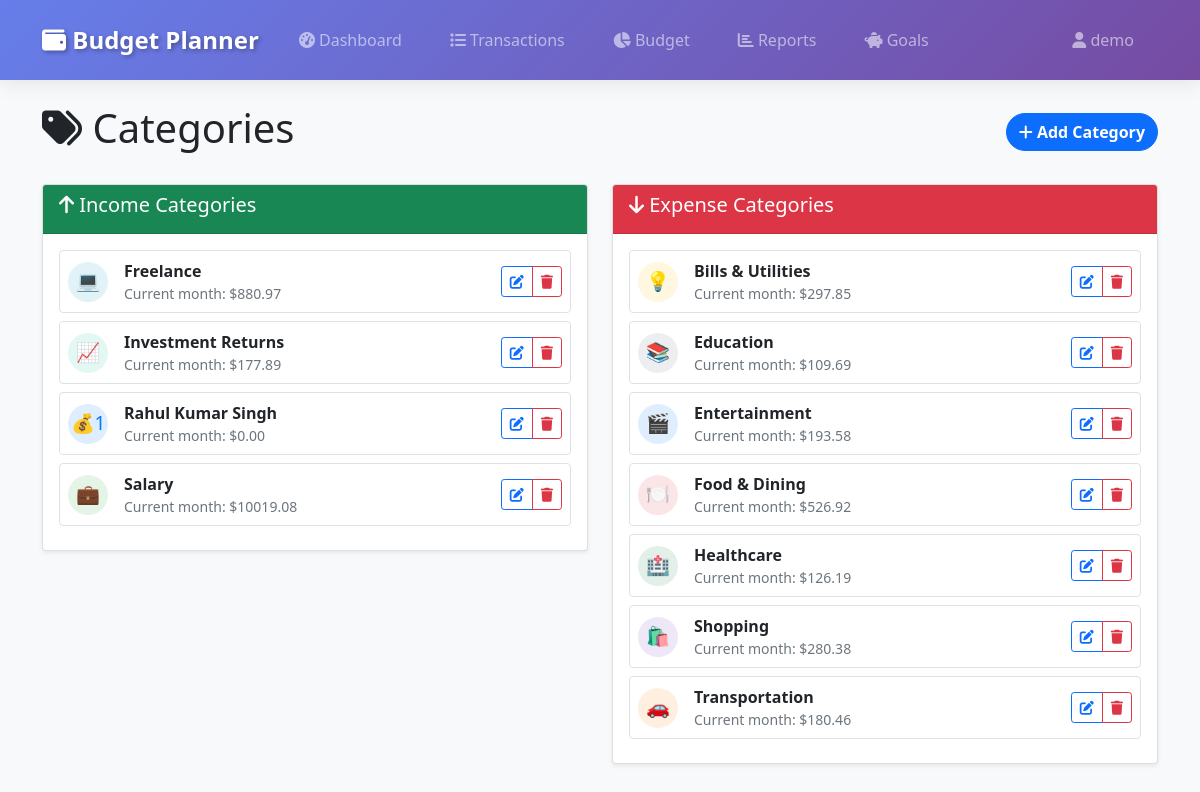
The page /categories/ (signed in) on the database its author committed.
### budget/models.py (models this page shows, shortened)
class Category(models.Model):
    CATEGORY_TYPES = [
        ('income', 'Income'),
        ('expense', 'Expense'),
    ]
    name = models.CharField(max_length=100)
    category_type = models.CharField(max_length=10, choices=CATEGORY_TYPES)
    icon = models.CharField(max_length=50, default='💰')  # Emoji icon
    color = models.CharField(max_length=7, default='#007bff')  # Hex color
    user = models.ForeignKey(User, on_delete=models.CASCADE, related_name='categories')
    created_at = models.DateTimeField(auto_now_add=True)
    class Meta:
        verbose_name_plural = 'Categories'
        unique_together = ['name', 'user', 'category_type']
    @property
    def current_month_total(self):
        current_month = datetime.datetime.now().month
        current_year = datetime.datetime.now().year
        return self.transactions.filter(
            date__month=current_month,
            date__year=current_year
        ).aggregate(total=models.Sum('amount'))['total'] or 0

### budget/views.py (the view)
# urls.py: path('categories/', views.category_list, name='category_list'),
@login_required
def category_list(request):
    categories = Category.objects.filter(user=request.user).order_by('category_type', 'name')
    return render(request, 'budget/category_list.html', {'categories': categories})

### templates/budget/category_list.html (shortened to what this page needs)
{% extends 'base.html' %}
{% block content %}
<div class="d-flex justify-content-between align-items-center mb-4">
  <h1><i class="fas fa-tags"></i> Categories</h1>
  <a href="{% url 'add_category' %}" class="btn btn-primary">
    <i class="fas fa-plus"></i> Add Category
  </a>
</div>
<div class="row">
  <div class="col-md-6">
    <div class="card">
      <div class="card-header bg-success text-white">
        <h5><i class="fas fa-arrow-up"></i> Income Categories</h5>
      </div>
      <div class="card-body">
        {% for category in categories %}
          {% if category.category_type == 'income' %}
          <div
            class="d-flex align-items-center justify-content-between p-2 mb-2 border rounded"
          >
            <div class="d-flex align-items-center">
              <div
                class="category-icon me-3"
                style="background-color: {{ category.color }}20; color: {{ category.color }}; width: 40px; height: 40px; display: flex; align-items: center; justify-content: center; border-radius: 50%; font-size: 1.2rem;"
              >
                {{ category.icon }}
              </div>
              <div>
                <strong>{{ category.name }}</strong>
                <div class="small text-muted">
                  Current month: ${{ category.current_month_total|floatformat:2 }}
                </div>
              </div>
            </div>
            <div class="btn-group btn-group-sm" role="group">
              <a
                href="{% url 'edit_category' category.pk %}"
                class="btn btn-outline-primary btn-sm"
                title="Edit Category"
              >
                <i class="fas fa-edit"></i>
              </a>
              <a
                href="{% url 'delete_category' category.pk %}"
                class="btn btn-outline-danger btn-sm"
                title="Delete Category"
              >
                <i class="fas fa-trash"></i>
              </a>
            </div>
          </div>
          {% endif %}
        {% empty %}
          <p class="text-muted text-center py-3">No income categories yet.</p>
        {% endfor %}
      </div>
    </div>
  </div>
  <div class="col-md-6">
    <div class="card">
      <div class="card-header bg-danger text-white">
        <h5><i class="fas fa-arrow-down"></i> Expense Categories</h5>
      </div>
      <div class="card-body">
        {% for category in categories %}
          {% if category.category_type == 'expense' %}
          <div
            class="d-flex align-items-center justify-content-between p-2 mb-2 border rounded"
          >
            <div class="d-flex align-items-center">
              <div
                class="category-icon me-3"
                style="background-color: {{ category.color }}20; color: {{ category.color }}; width: 40px; height: 40px; display: flex; align-items: center; justify-content: center; border-radius: 50%; font-size: 1.2rem;"
              >
                {{ category.icon }}
              </div>
              <div>
                <strong>{{ category.name }}</strong>
                <div class="small text-muted">
                  Current month: ${{ category.current_month_total|floatformat:2 }}
                </div>
              </div>
            </div>
            <div class="btn-group btn-group-sm" role="group">
              <a
                href="{% url 'edit_category' category.pk %}"
                class="btn btn-outline-primary btn-sm"
                title="Edit Category"
              >
                <i class="fas fa-edit"></i>
              </a>
              <a
                href="{% url 'delete_category' category.pk %}"
                class="btn btn-outline-danger btn-sm"
                title="Delete Category"
              >
                <i class="fas fa-trash"></i>
              </a>
            </div>
          </div>
          {% endif %}
        {% empty %}
          <p class="text-muted text-center py-3">No expense categories yet.</p>
        {% endfor %}
      </div>
    </div>
  </div>
</div>
 {% endblock %}

### templates/base.html (shortened to what this page needs)
<!DOCTYPE html>
<html lang="en">
<head>
    <link href="https://cdn.jsdelivr.net/npm/bootstrap@5.1.3/dist/css/bootstrap.min.css" rel="stylesheet">
    <link href="https://cdnjs.cloudflare.com/ajax/libs/font-awesome/6.0.0/css/all.min.css" rel="stylesheet">
    {% load static %}
    <link href="{% static 'css/style.css' %}" rel="stylesheet">
</head>
<body>
    <nav class="navbar navbar-expand-lg navbar-dark">
        <div class="container">
            <a class="navbar-brand" href="{% if user.is_authenticated %}{% url 'dashboard' %}{% else %}{% url 'landing' %}{% endif %}">
                <i class="fas fa-wallet"></i> Budget Planner
            </a>
            <div class="collapse navbar-collapse" id="navbarNav">
                {% if user.is_authenticated %}
                <ul class="navbar-nav me-auto">
                    <li class="nav-item">
                        <a class="nav-link" href="{% url 'dashboard' %}"><i class="fas fa-tachometer-alt"></i> Dashboard</a>
                    </li>
                    <li class="nav-item">
                        <a class="nav-link" href="{% url 'transaction_list' %}"><i class="fas fa-list"></i> Transactions</a>
                    </li>
                    <li class="nav-item">
                        <a class="nav-link" href="{% url 'budget_overview' %}"><i class="fas fa-chart-pie"></i> Budget</a>
                    </li>
                    <li class="nav-item">
                        <a class="nav-link" href="{% url 'reports_view' %}"><i class="fas fa-chart-bar"></i> Reports</a>
                    </li>
                    <li class="nav-item">
                        <a class="nav-link" href="{% url 'savings_goals' %}"><i class="fas fa-piggy-bank"></i> Goals</a>
                    </li>
                </ul>
                <ul class="navbar-nav">
                    <li class="nav-item dropdown">
                        <a class="nav-link dropdown-toggle" href="#" id="navbarDropdown" role="button" data-bs-toggle="dropdown" aria-expanded="false">
                            <i class="fas fa-user"></i> {{ user.username }}
                        </a>
                    </li>
                </ul>
                {% endif %}
            </div>
        </div>
    </nav>
    {% if not request.resolver_match.url_name == 'landing' %}
    <main class="container mt-4">
    {% else %}
    <main>
    {% endif %}
        {% block content %}
        {% endblock %}
    </main>
    {% load static %}
</body>
</html>

### static/css/style.css (style rules this page uses)
body { background-color: #f8f9fa; }
.navbar-brand { font-weight: bold; }
.card { box-shadow: 0 0.125rem 0.25rem rgba(0, 0, 0, 0.075); border: 1px solid rgba(0, 0, 0, 0.125); }
.card-header { background-color: #fff; border-bottom: 1px solid rgba(0, 0, 0, 0.125); }
.btn { border-radius: 0.375rem; }
.dropdown-toggle::after { display: none; }
.nav-link.dropdown-toggle { position: relative; padding-right: 1.5rem; }
.nav-link.dropdown-toggle::after { content: "\f107"; font-family: "Font Awesome 5 Free"; font-weight: 900; position: absolute; right: 0.5rem; top: 50%; transform: translateY(-50%); transition: transform 0.3s ease; }

### templates/base.html (style rules this page uses)
.navbar { background: linear-gradient(135deg, #667eea 0%, #764ba2 100%) !important; backdrop-filter: blur(10px); box-shadow: 0 2px 20px rgba(0,0,0,0.1); padding: 1rem 0; }
.navbar-brand { font-weight: 700; font-size: 1.5rem; text-shadow: 2px 2px 4px rgba(0,0,0,0.3); }
.navbar-nav .nav-link { font-weight: 500; margin: 0 0.5rem; padding: 0.75rem 1rem !important; border-radius: 25px; transition: all 0.3s ease; position: relative; overflow: hidden; }
.navbar-nav .nav-link::before { content: ''; position: absolute; top: 0; left: -100%; width: 100%; height: 100%; background: linear-gradient(90deg, transparent, rgba(255,255,255,0.2), transparent); transition: left 0.5s ease; }
.navbar { position: relative; z-index: 1000; }
.navbar-nav .dropdown { position: static; }
.card { transition: transform 0.3s ease, box-shadow 0.3s ease; }
.btn { border-radius: 25px; font-weight: 600; transition: all 0.3s ease; position: relative; overflow: hidden; }
.btn::before { content: ''; position: absolute; top: 0; left: -100%; width: 100%; height: 100%; background: linear-gradient(90deg, transparent, rgba(255,255,255,0.2), transparent); transition: left 0.5s ease; }
main { min-height: calc(100vh - 200px); }

### rows shown on the page
Category: icon "💻", name "Freelance", current_month_total "880.97"
Category: icon "📈", name "Investment Returns", current_month_total "177.89"
Category: icon "💰1", name "Rahul Kumar Singh", current_month_total "0.00"
Category: icon "💼", name "Salary", current_month_total "10019.08"
Category: icon "💡", name "Bills & Utilities", current_month_total "297.85"
Category: icon "📚", name "Education", current_month_total "109.69"
Category: icon "🎬", name "Entertainment", current_month_total "193.58"
Category: icon "🍽️", name "Food & Dining", current_month_total "526.92"
Category: icon "🏥", name "Healthcare", current_month_total "126.19"
Category: icon "🛍️", name "Shopping", current_month_total "280.38"
Category: icon "🚗", name "Transportation", current_month_total "180.46"

### other values the page prints
{{ user.username }} "demo"
